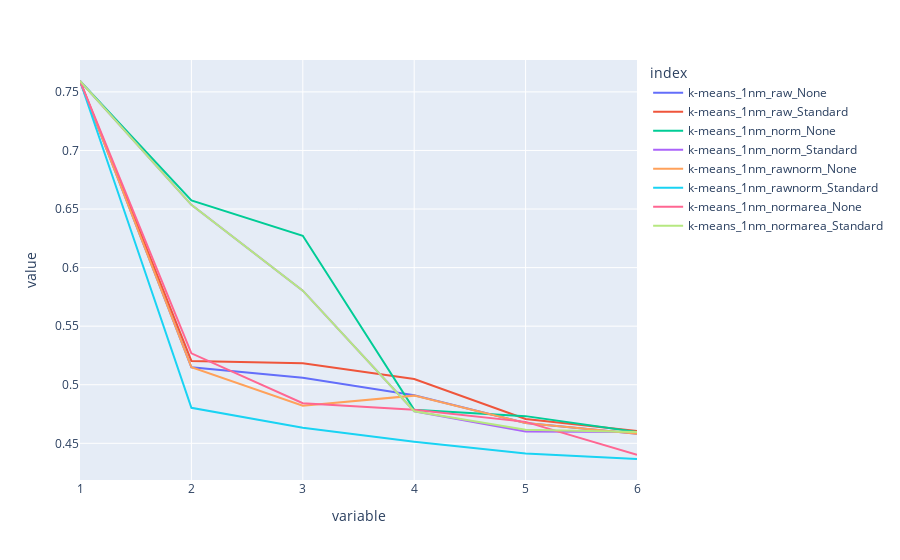

Notebook code cell kept with this figure:
### Markdown cell above
# Testing Normalization

### Code cell
fig = plot_clustering_results('../data/', [1], ['raw', 'norm', ['raw', 'norm'], ['norm', 'area'], ['raw', 'area']], [None, 'Standard'], ['k-means'])
fig

### Figure 1 — Plotly figure (JSON) as saved in the notebook; plotly's stock layout.template omitted (floating-point values rounded to 4 significant figures)
{"data": [{"hovertemplate": "index=k-means_1nm_raw_None<br>variable=%{x}<br>value=%{y}<extra></extra>", "legendgroup": "k-means_1nm_raw_None", "line": {"color": "#636efa", "dash": "solid"}, "mode": "lines", "name": "k-means_1nm_raw_None", "orientation": "v", "showlegend": true, "type": "scatter", "x": ["1", "2", "3", "4", "5", "6"], "xaxis": "x", "y": [0.7593, 0.5149, 0.506, 0.491, 0.4674, 0.4582], "yaxis": "y"}, {"hovertemplate": "index=k-means_1nm_raw_Standard<br>variable=%{x}<br>value=%{y}<extra></extra>", "legendgroup": "k-means_1nm_raw_Standard", "line": {"color": "#EF553B", "dash": "solid"}, "mode": "lines", "name": "k-means_1nm_raw_Standard", "orientation": "v", "showlegend": true, "type": "scatter", "x": ["1", "2", "3", "4", "5", "6"], "xaxis": "x", "y": [0.7593, 0.5203, 0.5183, 0.5049, 0.4707, 0.4605], "yaxis": "y"}, {"hovertemplate": "index=k-means_1nm_norm_None<br>variable=%{x}<br>value=%{y}<extra></extra>", "legendgroup": "k-means_1nm_norm_None", "line": {"color": "#00cc96", "dash": "solid"}, "mode": "lines", "name": "k-means_1nm_norm_None", "orientation": "v", "showlegend": true, "type": "scatter", "x": ["1", "2", "3", "4", "5", "6"], "xaxis": "x", "y": [0.7593, 0.6574, 0.6272, 0.4786, 0.4732, 0.4597], "yaxis": "y"}, {"hovertemplate": "index=k-means_1nm_norm_Standard<br>variable=%{x}<br>value=%{y}<extra></extra>", "legendgroup": "k-means_1nm_norm_Standard", "line": {"color": "#ab63fa", "dash": "solid"}, "mode": "lines", "name": "k-means_1nm_norm_Standard", "orientation": "v", "showlegend": true, "type": "scatter", "x": ["1", "2", "3", "4", "5", "6"], "xaxis": "x", "y": [0.7593, 0.6536, 0.5803, 0.4774, 0.4601, 0.4596], "yaxis": "y"}, {"hovertemplate": "index=k-means_1nm_rawnorm_None<br>variable=%{x}<br>value=%{y}<extra></extra>", "legendgroup": "k-means_1nm_rawnorm_None", "line": {"color": "#FFA15A", "dash": "solid"}, "mode": "lines", "name": "k-means_1nm_rawnorm_None", "orientation": "v", "showlegend": true, "type": "scatter", "x": ["1", "2", "3", "4", "5", "6"], "xaxis": "x", "y": [0.7593, 0.5149, 0.4821, 0.4907, 0.4674, 0.4582], "yaxis": "y"}, {"hovertemplate": "index=k-means_1nm_rawnorm_Standard<br>variable=%{x}<br>value=%{y}<extra></extra>", "legendgroup": "k-means_1nm_rawnorm_Standard", "line": {"color": "#19d3f3", "dash": "solid"}, "mode": "lines", "name": "k-means_1nm_rawnorm_Standard", "orientation": "v", "showlegend": true, "type": "scatter", "x": ["1", "2", "3", "4", "5", "6"], "xaxis": "x", "y": [0.7593, 0.4803, 0.4633, 0.4514, 0.4414, 0.4366], "yaxis": "y"}, {"hovertemplate": "index=k-means_1nm_normarea_None<br>variable=%{x}<br>value=%{y}<extra></extra>", "legendgroup": "k-means_1nm_normarea_None", "line": {"color": "#FF6692", "dash": "solid"}, "mode": "lines", "name": "k-means_1nm_normarea_None", "orientation": "v", "showlegend": true, "type": "scatter", "x": ["1", "2", "3", "4", "5", "6"], "xaxis": "x", "y": [0.7593, 0.5268, 0.4842, 0.4786, 0.4683, 0.4401], "yaxis": "y"}, {"hovertemplate": "index=k-means_1nm_normarea_Standard<br>variable=%{x}<br>value=%{y}<extra></extra>", "legendgroup": "k-means_1nm_normarea_Standard", "line": {"color": "#B6E880", "dash": "solid"}, "mode": "lines", "name": "k-means_1nm_normarea_Standard", "orientation": "v", "showlegend": true, "type": "scatter", "x": ["1", "2", "3", "4", "5", "6"], "xaxis": "x", "y": [0.7593, 0.6536, 0.5803, 0.4774, 0.4615, 0.4596], "yaxis": "y"}], "layout": {"autosize": true, "legend": {"title": {"text": "index"}, "tracegroupgap": 0}, "margin": {"t": 60}, "xaxis": {"anchor": "y", "autorange": true, "domain": [0, 1], "range": [0, 5], "title": {"text": "variable"}, "type": "category"}, "yaxis": {"anchor": "x", "autorange": true, "domain": [0, 1], "range": [0.4187, 0.7772], "title": {"text": "value"}, "type": "linear"}}}
